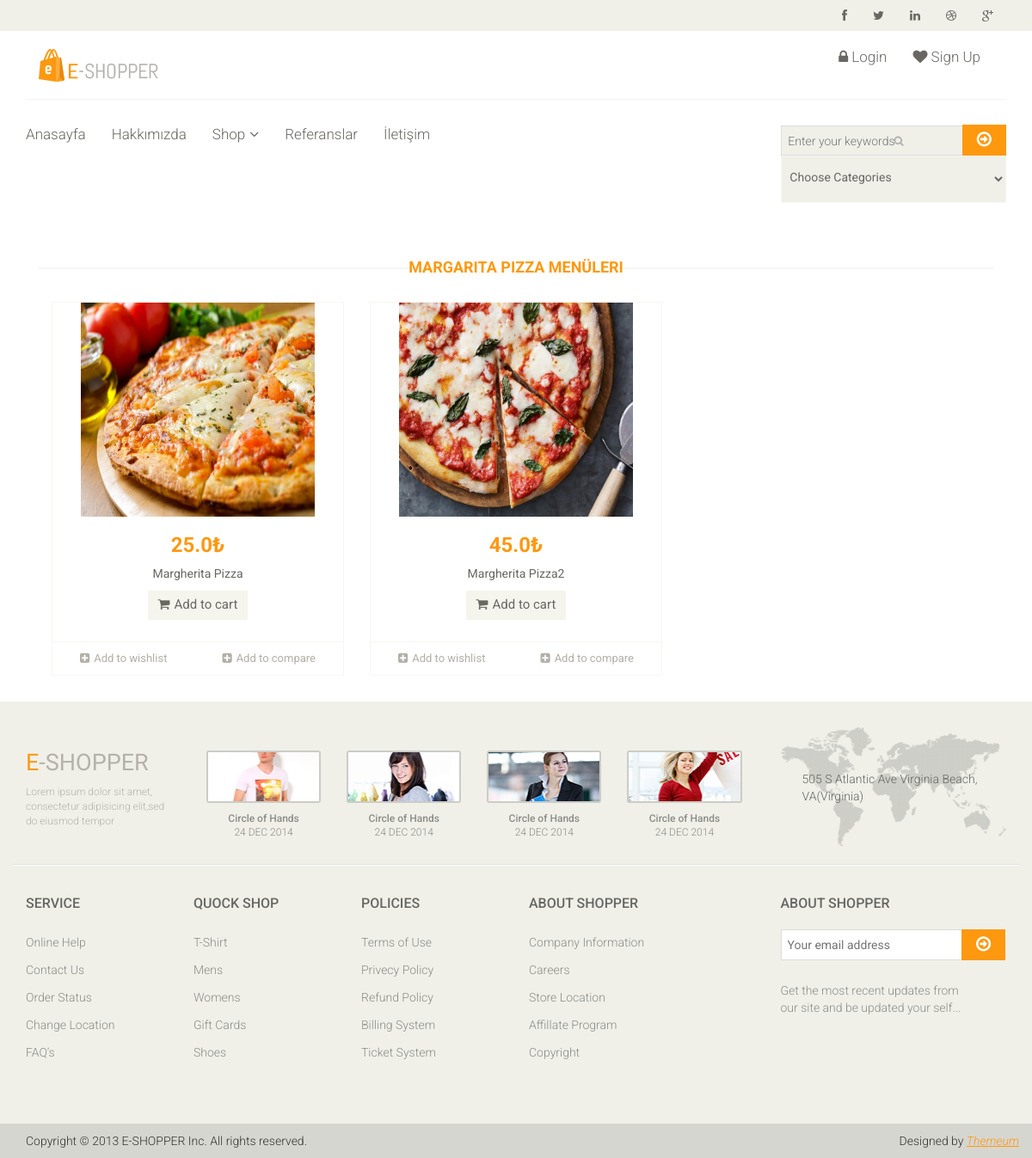
The app's page /category/11/Adana-Kebap/ with its own data.
### food/models.py (models this page shows, shortened)
class Category(MPTTModel):
    STATUS = (
        ('True', 'Evet'),
        ('False', 'Hayır'),
    )
    title = models.CharField(max_length=100, unique=True)
    keywords = models.CharField(max_length=255, blank=True)
    description = models.CharField(max_length=255, blank=True)
    image = models.ImageField(blank=True, upload_to='images/')
    status = models.CharField(max_length=10, choices=STATUS)
    slug = models.SlugField(null=False, unique=True)
    parent = TreeForeignKey('self', blank=True, null=True, related_name='children', on_delete=models.CASCADE)
    create_at = models.DateTimeField(auto_now_add=True)
    update_at = models.DateTimeField(auto_now=True)
    class MPTTMeta:
        order_insertion_by = ['title']
    def image_tag(self):
        return mark_safe('<img src="{}" height="50"/>'.format(self.image.url))
    image_tag.short_description = 'Image'

class Food(models.Model):
    STATUS = (
        ('True', 'Evet'),
        ('False', 'Hayır'),
    )
    category = models.ForeignKey(Category, on_delete=models.CASCADE) #relation with Category table
    title = models.CharField(max_length=150)
    keywords = models.CharField(max_length=255, blank=True)
    description = models.CharField(max_length=255, blank=True)
    image = models.ImageField(blank=True, upload_to='images/')
    price = models.FloatField()
    amount = models.IntegerField()
    detail = RichTextUploadingField()
    slug = models.SlugField(null=False, unique=True)
    status = models.CharField(max_length=10, choices=STATUS)
    create_at = models.DateTimeField(auto_now_add=True)
    update_at = models.DateTimeField(auto_now=True)
    def image_tag(self):
        return mark_safe('<img src="{}" height="50"/>'.format(self.image.url))
    image_tag.short_description = 'Image'

### home/views.py (the view)
# urls.py: path('category/<int:id>/<slug:slug>/', views.category_products, name='category_products'),
def category_products(request,id,slug):
    category = Category.objects.all()
    categorydata = Category.objects.get(pk=id)
    products = Food.objects.filter(category_id=id)
    context = {'products': products,
               'category': category,
               'categorydata': categorydata
               }
    return render(request,'products.html',context)

### home/templates/products.html (shortened to what this page needs)
{% extends "homebase.html" %}
{% block content %}
    <div id="contact-page" class="container">
        <div class="bg">
            <div class="row">
                <div class="col-sm-12">
                    <div id="gmap" class="contact-map">
                        <div class="col-sm-12">
                            <div class="features_items">
                                <h2 class="title text-center">{{categorydata.title}} Menüleri</h2>
                                {% for rs in products %}
                                    <div class="col-sm-4">
                                        <div class="product-image-wrapper">
                                            <div class="single-products">
                                                <div class="productinfo text-center">
                                                    <img src="{{  rs.image.url }} " style="height: 249px;width: 272px" alt="" />
                                                    <h2>{{ rs.price }}₺</h2>
                                                    <p>{{ rs.title }}</p>
                                                    <a href="/order/addtocart/{{ rs.id }}" class="btn btn-default add-to-cart"><i class="fa fa-shopping-cart"></i>Add to cart</a>
                                                </div>
                                                <div class="product-overlay">
                                                    <div class="overlay-content">
                                                    </div>
                                                </div>
                                            </div>
                                            <div class="choose">
                                                <ul class="nav nav-pills nav-justified">
                                                    <li><a href="#"><i class="fa fa-plus-square"></i>Add to wishlist</a></li>
                                                    <li><a href="#"><i class="fa fa-plus-square"></i>Add to compare</a></li>
                                                </ul>
                                            </div>
                                        </div>
                                    </div>
                                {% endfor %}
                            </div>
                        </div>
                    </div>
                </div>
            </div>
        </div>
    </div>
{% endblock %}

### home/static/css/main.css (style rules this page uses)
body { font-family: 'Roboto', sans-serif; position: relative; font-weight: 400px; }
ul li { list-style: none; }
a { -webkit-transition: 300ms; transition: 300ms; }
h1, h2, h3, h4, h5, h6 { font-family: 'Roboto', sans-serif; }
.left-sidebar h2:after, h2.title:after { content: " "; position: absolute; border: 1px solid #f5f5f5; bottom: 8px; left: 0; width: 100%; height: 0; z-index: -2; }
h2.title:before { content: " "; position: absolute; background: #fff; bottom: -6px; width: 220px; height: 30px; z-index: -1; left: 50%; margin-left: -110px; }
.features_items { overflow: hidden; }
h2.title { color: #FE980F; font-family: 'Roboto', sans-serif; font-size: 18px; font-weight: 700; margin: 0 15px; text-transform: uppercase; margin-bottom: 30px; position: relative; }
.product-image-wrapper { border: 1px solid #F7F7F5; overflow: hidden; margin-bottom: 30px; }
.single-products { position: relative; }
.productinfo h2 { color: #FE980F; font-family: 'Roboto', sans-serif; font-size: 24px; font-weight: 700; }
.productinfo p { font-family: 'Roboto', sans-serif; font-size: 14px; font-weight: 400; color: #696763; }
.productinfo img { width: 100%; }
.productinfo { position: relative; }
.product-overlay { background: rgba(254, 152, 15, .8); top: 0; display: none; height: 0; position: absolute; -webkit-transition: height 500ms ease 0s; transition: height 500ms ease 0s; width: 100%; display: block; }
.product-overlay .overlay-content { bottom: 0; position: absolute; bottom: 0; text-align: center; width: 100%; }
.add-to-cart { background: #F5F5ED; border: 0 none; border-radius: 0; color: #696763; font-family: 'Roboto', sans-serif; font-size: 15px; margin-bottom: 25px; }
.add-to-cart i { margin-right: 5px; }
.choose { border-top: 1px solid #F7F7F0; }
.choose ul li a { color: #B3AFA8; font-family: 'Roboto', sans-serif; font-size: 13px; padding-left: 0; padding-right: 0; }
.choose ul li a i { margin-right: 5px; }
.bg h2.title { margin-right: 0; margin-left: 0; margin-top: 0; }
.contact-map { width: 100%; height: 385px; margin-bottom: 70px }

### records on screen
Category: title "MARGARITA PIZZA"
Food: image (picture), price "25.0", title "Margherita Pizza"
Food: image (picture), price "45.0", title "Margherita Pizza2"
